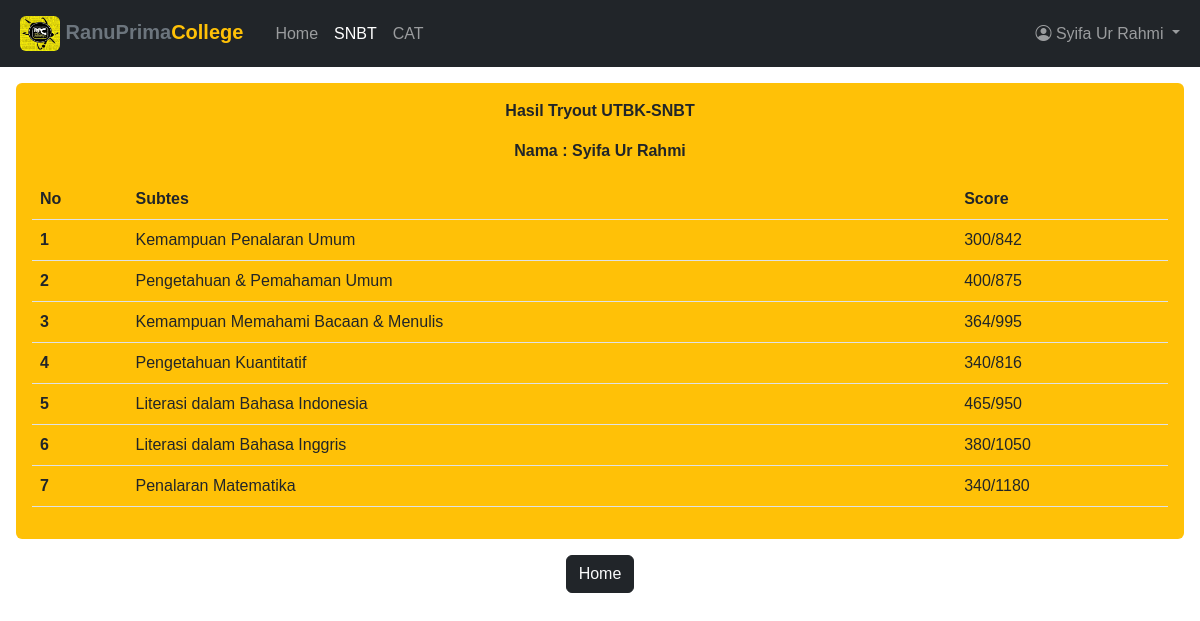
/hasil_snbt.php (signed in), run on the app's committed database.
### tables this page shows
CREATE TABLE `user` (
  `id` int(255) NOT NULL,
  `nama` varchar(255) NOT NULL,
  `email` varchar(255) NOT NULL,
  `password` varchar(255) NOT NULL,
  `penalaran_umum` int(255) NOT NULL DEFAULT 300,
  `pengetahuan_pemahaman` int(255) NOT NULL DEFAULT 300,
  `memahami_bacaan_menulis` int(255) NOT NULL DEFAULT 300,
  `pengetahuan_kuantitatif` int(255) NOT NULL DEFAULT 300,
  `literasi_indonesia` int(255) NOT NULL DEFAULT 300,
  `literasi_inggris` int(255) NOT NULL DEFAULT 300,
  `penalaran_matematika` int(255) NOT NULL DEFAULT 300,
  `twk` int(11) NOT NULL DEFAULT 0,
  `tiu` int(11) NOT NULL DEFAULT 0,
  `tkp` int(11) DEFAULT 0
);

### dbconfig.php (called while the page is built)
<?php
    try {
        $con = new PDO('mysql:host=localhost;dbname=tryout', 'root', '', array(PDO::ATTR_PERSISTENT => true));
    } catch (PDOException $e) {
        echo $e->getMessage();
    }
    include_once 'AuthClass.php';
    $user = new Auth($con);

### AuthClass.php (called while the page is built, shortened)
<?php
class Auth
{
  private $db;
  function __construct($db_conn)
  {
    $this->db = $db_conn;
  }
  public function isLoggedIn()
  {
    if (isset($_SESSION['user_session'])) {
      return true;
    }
  }
  public function getUser()
  {
    try {
      $stmt = $this->db->prepare("SELECT * FROM user WHERE id = :id");
      $stmt->bindParam(":id", $_SESSION['user_session']);
      $stmt->execute();
      return $stmt->fetch();
    } catch (PDOException $e) {
      echo $e->getMessage();
      return false;
    }
  }
}

### hasil_snbt.php (the view, shortened to what this page needs)
<?php
      require_once "dbconfig.php";
  		$currentUser = $user->getUser();
?>
<!DOCTYPE html>
<html lang="en">
	<head>
		<link
			href="https://cdn.jsdelivr.net/npm/bootstrap@5.2.1/dist/css/bootstrap.min.css"
			rel="stylesheet"
		/>
    <link rel="stylesheet" href="assets/styles/style.css" />
    <link rel="stylesheet" href="https://cdn.jsdelivr.net/npm/bootstrap-icons@1.9.1/font/bootstrap-icons.css">
	</head>
	<body>
    <nav class="navbar navbar-expand-lg bg-dark navbar-dark">
			<div class="container-fluid">
				<b class="navbar-brand p-2 text-secondary" href="#">
						<img
							src="assets/img/tes.jpeg"
							alt="Logo"
							width="40"
							height="35"
							class="d-inline-block rounded"
						/>
						RanuPrima<b class="teks text-warning">College</b></b
					>
				<div class="collapse navbar-collapse" id="navbarSupportedContent">
					<ul class="navbar-nav me-auto mb-2 mb-lg-0">
						<li class="nav-item">
							<a class="nav-link" href="index.php">Home</a>
						</li>
						<li class="nav-item">
							<a class="nav-link active" href="mulai_snbt.php">SNBT</a>
						</li>
						<li class="nav-item">
							<a class="nav-link" href="mulai_cat.php">CAT</a>
						</li>
					</ul>
					<ul class="navbar-nav ms-auto">
						<li class="nav-item dropdown">
							<a
								class="nav-link dropdown-toggle"
								href="#"
								role="button"
								data-bs-toggle="dropdown"
								aria-expanded="false"
								><i class="bi bi-person-circle"></i> <?php echo $currentUser['nama']?>
							</a>
						</li>
					</ul>
				</div>
			</div>
		</nav>
		<?php
            include "koneksi.php";
                  ?>
                  <?php
						$id = $currentUser['id'];
						$query = mysqli_query($koneksi, "SELECT * FROM user where id='$id'");
						$data = mysqli_fetch_array($query);
      ?>
			<div align="center">
      <div
			class=" bg-warning rounded p-3 m-3"
		  >
      <p><b>Hasil Tryout UTBK-SNBT</b></p>
			<p><b>Nama : <?php echo $data['nama'] ?></b></p>
			<table class="table">
				<thead>
					<tr>
						<th scope="col">No</th>
						<th scope="col">Subtes</th>
						<th scope="col">Score</th>
					</tr>
				</thead>
				<tbody>
					<tr>
						<th scope="row">1</th>
						<td>Kemampuan Penalaran Umum</td>
						<td><?php echo $data['penalaran_umum'] ?>/842</td>
					</tr>
					<tr>
						<th scope="row">2</th>
						<td>Pengetahuan & Pemahaman Umum</td>
						<td><?php echo $data['pengetahuan_pemahaman'] ?>/875</td>
					</tr>
					<tr>
						<th scope="row">3</th>
						<td>Kemampuan Memahami Bacaan & Menulis</td>
						<td><?php echo $data['memahami_bacaan_menulis'] ?>/995</td>
					</tr>
					<tr>
						<th scope="row">4</th>
						<td>Pengetahuan Kuantitatif</td>
						<td><?php echo $data['pengetahuan_kuantitatif'] ?>/816</td>
					</tr>
					<tr>
						<th scope="row">5</th>
						<td>Literasi dalam Bahasa Indonesia</td>
						<td><?php echo $data['literasi_indonesia'] ?>/950</td>
					</tr>
					<tr>
						<th scope="row">6</th>
						<td>Literasi dalam Bahasa Inggris</td>
						<td><?php echo $data['literasi_inggris'] ?>/1050</td>
					</tr>
					<tr>
						<th scope="row">7</th>
						<td>Penalaran Matematika</td>
						<td><?php echo $data['penalaran_matematika'] ?>/1180</td>
					</tr>
				</tbody>
			</table>
      </div>
      <a href="index.php" class="btn btn-dark text-light mb-3">Home</a>
		</div>
	</body>
</html>

### assets/styles/style.css (style rules this page uses)
* { font-family: "Lucida Sans", "Lucida Sans Regular", "Lucida Grande", "Lucida Sans Unicode", Geneva, Verdana, sans-serif; }

### data on the page
user: nama "Syifa Ur Rahmi", penalaran_umum "300", pengetahuan_pemahaman "400", memahami_bacaan_menulis "364", pengetahuan_kuantitatif "340", literasi_indonesia "465", literasi_inggris "380", penalaran_matematika "340"
